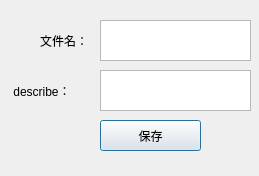
<?xml version="1.0" encoding="UTF-8"?>
<ui version="4.0">
 <class>Dialog</class>
 <widget class="QDialog" name="Dialog">
  <property name="geometry">
   <rect>
    <x>0</x>
    <y>0</y>
    <width>259</width>
    <height>176</height>
   </rect>
  </property>
  <property name="windowTitle">
   <string>Dialog</string>
  </property>
  <widget class="QTextEdit" name="textEdit">
   <property name="geometry">
    <rect>
     <x>100</x>
     <y>20</y>
     <width>151</width>
     <height>41</height>
    </rect>
   </property>
  </widget>
  <widget class="QLabel" name="label">
   <property name="geometry">
    <rect>
     <x>40</x>
     <y>20</y>
     <width>51</width>
     <height>41</height>
    </rect>
   </property>
   <property name="text">
    <string>文件名：</string>
   </property>
  </widget>
  <widget class="QPushButton" name="pushButton">
   <property name="geometry">
    <rect>
     <x>100</x>
     <y>120</y>
     <width>101</width>
     <height>31</height>
    </rect>
   </property>
   <property name="text">
    <string>保存</string>
   </property>
  </widget>
  <widget class="QLabel" name="label_2">
   <property name="geometry">
    <rect>
     <x>10</x>
     <y>70</y>
     <width>81</width>
     <height>41</height>
    </rect>
   </property>
   <property name="text">
    <string> describe：</string>
   </property>
  </widget>
  <widget class="QTextEdit" name="textEdit_2">
   <property name="geometry">
    <rect>
     <x>100</x>
     <y>70</y>
     <width>151</width>
     <height>41</height>
    </rect>
   </property>
  </widget>
 </widget>
 <resources/>
 <connections/>
</ui>
